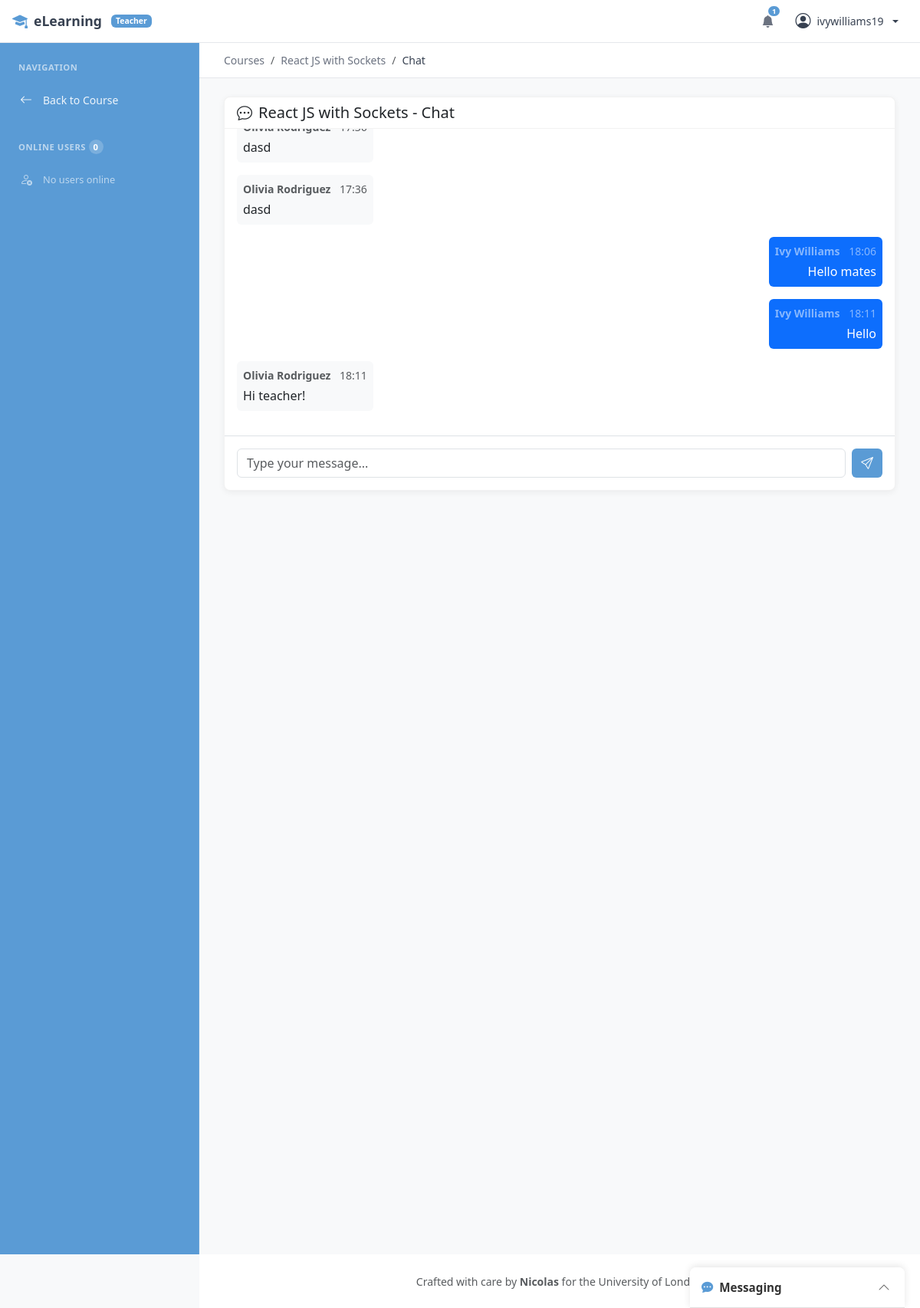
Page /chat/course/30/ (signed in) on the committed database.
### apps/accounts/models.py (models this page shows, shortened)
class User(AbstractUser):
    class UserType(models.TextChoices):
        STUDENT = 'student', 'Student'
        TEACHER = 'teacher', 'Teacher'
    email = models.EmailField(unique=True)
    user_type = models.CharField(
        max_length=10,
        choices=UserType.choices,
        default=UserType.STUDENT,
    )
    photo = models.ImageField(
        upload_to=profile_photo_path,
        storage=media_storage,
        blank=True,
        null=True,
    )
    bio = models.TextField(blank=True, max_length=500)
    created_at = models.DateTimeField(auto_now_add=True)
    updated_at = models.DateTimeField(auto_now=True)
    @property
    def is_teacher(self):
        return self.user_type == self.UserType.TEACHER

### apps/courses/models.py (models this page shows, shortened)
class Course(models.Model):
    title = models.CharField(max_length=200)
    description = models.TextField()
    teacher = models.ForeignKey(
        settings.AUTH_USER_MODEL,
        on_delete=models.CASCADE,
        related_name='courses_teaching'
    )
    created_at = models.DateTimeField(auto_now_add=True)
    updated_at = models.DateTimeField(auto_now=True)
    is_active = models.BooleanField(default=True)
    class Meta:
        ordering = ['-created_at']

### apps/chat/models.py (models this page shows, shortened)
class ChatMessage(models.Model):
    room = models.ForeignKey(
        ChatRoom,
        on_delete=models.CASCADE,
        related_name='messages'
    )
    user = models.ForeignKey(
        settings.AUTH_USER_MODEL,
        on_delete=models.CASCADE,
        related_name='chat_messages'
    )
    content = models.TextField()
    created_at = models.DateTimeField(auto_now_add=True)
    class Meta:
        ordering = ['created_at']

### apps/chat/views.py (the view, shortened to what this page needs)
# urls.py: path('course/<int:course_pk>/', views.chat_room, name='room'),
@login_required
def chat_room(request, course_pk):
    course = get_object_or_404(Course, pk=course_pk)
    user = request.user
    has_access = False
    if course.teacher == user:
        has_access = True
    if not has_access:
        messages.error(request, 'You do not have access to this chat room.')
        return redirect('courses:course_detail', pk=course_pk)
    chat_room, created = ChatRoom.objects.get_or_create(course=course)
    recent_messages = ChatMessage.objects.filter(room=chat_room).select_related('user').order_by('-created_at')[:50]
    recent_messages = list(reversed(recent_messages))
    online_users = chat_room.online_users.select_related('user').all()
    context = {
        'course': course,
        'chat_room': chat_room,
        'chat_messages': recent_messages,
        'online_users': online_users,
    }
    return render(request, 'chat/chat_room.html', context)

### templates/chat/chat_room.html (shortened to what this page needs)
{% extends 'base_sidebar.html' %}
{% block sidebar %}
<div class="sidebar-section">
    <div class="sidebar-section-title">Navigation</div>
    <a href="{% url 'courses:course_detail' course.pk %}" class="sidebar-link">
        <i class="bi bi-arrow-left"></i>
        <span>Back to Course</span>
    </a>
</div>
<div class="sidebar-section">
    <div class="sidebar-section-title">
        Online Users <span id="online-count" class="sidebar-badge">0</span>
    </div>
    <div id="online-users-list">
        {% for online_user in online_users %}
            <div class="sidebar-link" style="cursor: default;" data-user-id="{{ online_user.user.id }}">
                <i class="bi bi-circle-fill text-success" style="font-size: 0.5rem;"></i>
                <span>{{ online_user.user.get_full_name|default:online_user.user.username }}</span>
            </div>
        {% empty %}
            <div class="sidebar-link sidebar-muted" id="no-users-message">
                <i class="bi bi-person-x"></i>
                <span>No users online</span>
            </div>
        {% endfor %}
    </div>
</div>
{% endblock sidebar %}
{% block breadcrumb %}
<div class="breadcrumb-bar">
    <nav aria-label="breadcrumb">
        <ol class="breadcrumb">
            <li class="breadcrumb-item"><a href="{% url 'courses:course_list' %}">Courses</a></li>
            <li class="breadcrumb-item"><a href="{% url 'courses:course_detail' course.pk %}">{{ course.title }}</a></li>
            <li class="breadcrumb-item active">Chat</li>
        </ol>
    </nav>
</div>
{% endblock breadcrumb %}
{% block content %}
<div class="row">
    <div class="col-12">
        <div class="card">
            <div class="card-header">
                <h5 class="mb-0"><i class="bi bi-chat-dots me-2"></i>{{ course.title }} - Chat</h5>
            </div>
            <div class="card-body p-0">
                <div id="chat-messages" class="p-3" style="height: 400px; overflow-y: auto;">
                    {% for message in chat_messages %}
                        <div class="mb-3 {% if message.user == request.user %}text-end{% endif %}">
                            <div class="d-inline-block p-2 rounded {% if message.user == request.user %}bg-primary text-white{% else %}bg-light{% endif %}" style="max-width: 70%;">
                                <div class="small {% if message.user == request.user %}text-white-50{% else %}text-muted{% endif %} mb-1">
                                    <strong>{{ message.user.get_full_name|default:message.user.username }}</strong>
                                    <span class="ms-2">{{ message.created_at|time:"H:i" }}</span>
                                </div>
                                <div>{{ message.content }}</div>
                            </div>
                        </div>
                    {% empty %}
                        <div class="text-center text-muted py-5" id="no-messages">
                            <i class="bi bi-chat-dots" style="font-size: 3rem;"></i>
                            <p class="mt-2">No messages yet. Start the conversation!</p>
                        </div>
                    {% endfor %}
                </div>
                <div class="border-top p-3">
                    <form id="chat-form" class="d-flex gap-2">
                        <input type="text" id="message-input" class="form-control"
                               placeholder="Type your message..." autocomplete="off" maxlength="1000">
                        <button type="submit" class="btn btn-primary">
                            <i class="bi bi-send"></i>
                        </button>
                    </form>
                </div>
            </div>
        </div>
    </div>
</div>
{% endblock %}

### templates/base_sidebar.html (shortened to what this page needs)
{% load static %}
<!DOCTYPE html>
<html lang="en">
<head>
    <link href="https://cdn.jsdelivr.net/npm/bootstrap@5.3.2/dist/css/bootstrap.min.css" rel="stylesheet">
    <link href="https://cdn.jsdelivr.net/npm/bootstrap-icons@1.11.1/font/bootstrap-icons.css" rel="stylesheet">
    <link href="{% static 'css/style.css' %}" rel="stylesheet">
</head>
<body>
    <header class="app-header">
        <a href="{% url 'posts' %}" class="header-brand">
            <i class="bi bi-mortarboard-fill"></i>
            <span>eLearning</span>
            {% if user.is_authenticated and user.is_teacher %}
                <span class="badge" style="background-color: #5a9bd5; color: white; font-size: 0.65rem; padding: 3px 6px; margin-left: 4px;">Teacher</span>
            {% endif %}
        </a>
        <div class="header-actions">
            {% if user.is_authenticated %}
                <a href="{% url 'notifications:list' %}" class="header-btn position-relative">
                    <i class="bi bi-bell" id="notification-icon"></i>
                    <span class="position-absolute badge rounded-pill d-none" id="notification-badge" style="top: 0; right: 0; font-size: 0.6rem; padding: 2px 5px; background-color: #5a9bd5;">
                    </span>
                </a>
                <div class="dropdown">
                    <a href="#" class="header-user dropdown-toggle" data-bs-toggle="dropdown">
                        <i class="bi bi-person-circle"></i>
                        <span class="d-none d-sm-inline">{{ user.username }}</span>
                    </a>
                </div>
            {% else %}
                <a href="{% url 'accounts:login' %}" class="btn btn-sm btn-outline-secondary">Login</a>
                <a href="{% url 'accounts:register' %}" class="btn btn-sm btn-primary">Register</a>
            {% endif %}
        </div>
    </header>
    <aside class="app-sidebar" id="appSidebar">
        <nav class="sidebar-nav">
            {% block sidebar %}{% endblock sidebar %}
        </nav>
    </aside>
    <main class="app-main">
        {% block breadcrumb %}{% endblock %}
        <div class="main-content">
            {% block content %}{% endblock %}
        </div>
    </main>
    <footer class="app-footer">
        <p class="mb-0 small text-muted">
            Crafted with care by <strong>Nicolas</strong> for the University of London
        </p>
    </footer>
    {% if user.is_authenticated %}
        {% include 'chat/chat_widget.html' %}
    {% endif %}
</body>
</html>

### static/css/style.css (style rules this page uses)
:root { --primary-blue: #5a9bd5; --primary-blue-light: #e8f1f8; --primary-blue-hover: #4a8bc5; --accent-green: #7cb87c; --accent-green-light: #e8f5e8; --bg-light: #f8f9fa; --bg-white: #ffffff; --text-primary: #333333; --text-secondary: #666666; --text-muted: #888888; --border-color: #dee2e6; --error-color: #e8a5a5; --error-text: #c25555; }
body { min-height: 100vh; display: flex; flex-direction: column; background-color: var(--bg-light); color: var(--text-primary); }
main { flex: 1; }
.card { box-shadow: 0 2px 8px rgba(0, 0, 0, 0.06); border: 1px solid rgba(0, 0, 0, 0.05); border-radius: 0.5rem; }
.card-header { background-color: #fff; border-bottom: 1px solid rgba(0, 0, 0, 0.05); border-radius: 0.5rem 0.5rem 0 0 !important; }
.btn-primary { background-color: var(--primary-blue); border: none; color: var(--bg-white); }
footer { background-color: #fff !important; border-top: 1px solid rgba(0, 0, 0, 0.05); }
a { color: var(--primary-blue); }

### templates/base_sidebar.html (style rules this page uses)
:root { --sidebar-width: 260px; --header-height: 56px; --sidebar-bg: #5a9bd5; --sidebar-border: rgba(255, 255, 255, 0.1); --sidebar-text: rgba(255, 255, 255, 0.9); --sidebar-text-muted: rgba(255, 255, 255, 0.6); --sidebar-hover: rgba(255, 255, 255, 0.1); --sidebar-active: #ffffff; --sidebar-active-bg: rgba(255, 255, 255, 0.15); }
body { min-height: 100vh; display: flex; flex-direction: column; }
.app-header { position: fixed; top: 0; left: 0; right: 0; height: var(--header-height); background: white; border-bottom: 1px solid #e5e7eb; z-index: 1030; display: flex; align-items: center; padding: 0 1rem; }
.header-brand { display: flex; align-items: center; gap: 0.5rem; font-weight: 600; font-size: 1.1rem; color: #374151; text-decoration: none; }
.header-brand i { color: #5a9bd5; font-size: 1.25rem; }
.header-actions { margin-left: auto; display: flex; align-items: center; gap: 0.5rem; }
.header-btn { background: none; border: none; color: #6b7280; padding: 0.5rem; border-radius: 6px; cursor: pointer; position: relative; }
.header-user { display: flex; align-items: center; gap: 0.5rem; padding: 0.375rem 0.75rem; border-radius: 6px; color: #374151; text-decoration: none; font-size: 0.875rem; }
.header-user i { font-size: 1.25rem; }
.app-sidebar { position: fixed; top: var(--header-height); left: 0; width: var(--sidebar-width); height: calc(100vh - var(--header-height)); background: var(--sidebar-bg); border-right: 1px solid var(--sidebar-border); z-index: 1020; overflow-y: auto; padding: 1rem 0; transition: transform 0.3s ease; }
.sidebar-nav { padding: 0 0.75rem; }
.sidebar-section { margin-bottom: 1.5rem; }
.sidebar-section-title { font-size: 0.7rem; font-weight: 600; text-transform: uppercase; letter-spacing: 0.05em; color: var(--sidebar-text-muted); padding: 0.5rem 0.75rem; margin-bottom: 0.25rem; }
.sidebar-link { display: flex; align-items: center; gap: 0.75rem; padding: 0.6rem 0.75rem; color: var(--sidebar-text); text-decoration: none; border-radius: 6px; font-size: 0.875rem; transition: all 0.15s ease; }
.sidebar-link i { font-size: 1rem; width: 1.25rem; text-align: center; }
.sidebar-badge { margin-left: auto; font-size: 0.7rem; padding: 2px 6px; border-radius: 10px; background: rgba(255, 255, 255, 0.2); color: white; }
.sidebar-muted { color: var(--sidebar-text-muted) !important; font-size: 0.8rem; cursor: default; }
.app-main { margin-top: var(--header-height); margin-left: var(--sidebar-width); min-height: calc(100vh - var(--header-height)); padding: 0; flex: 1; }
.main-content { max-width: 1200px; margin: 0 auto; padding: 1.5rem 2rem; }
.breadcrumb-bar { background: white; border-bottom: 1px solid #e5e7eb; padding: 0.75rem 2rem; display: flex; align-items: center; gap: 1rem; flex-wrap: wrap; }
.breadcrumb-bar .breadcrumb { margin: 0; padding: 0; background: none; }
.breadcrumb-bar .breadcrumb-item { font-size: 0.875rem; }
.breadcrumb-bar .breadcrumb-item a { color: #6b7280; text-decoration: none; }
.breadcrumb-bar .breadcrumb-item.active { color: #374151; }
.app-footer { margin-left: var(--sidebar-width); padding: 1.5rem; text-align: center; border-top: 1px solid var(--sidebar-border); background: var(--sidebar-bg); }

### rows in the picture
User: username "ivywilliams19"
Course: title "React JS with Sockets"
ChatMessage: content "dasd"
ChatMessage: user.get_full_name "Olivia Rodriguez", created_at "17:36", content "dasd"
ChatMessage: user.get_full_name "Ivy Williams", created_at "18:06", content "Hello mates"
ChatMessage: user.get_full_name "Ivy Williams", created_at "18:11", content "Hello"
ChatMessage: user.get_full_name "Olivia Rodriguez", created_at "18:11", content "Hi teacher!"
